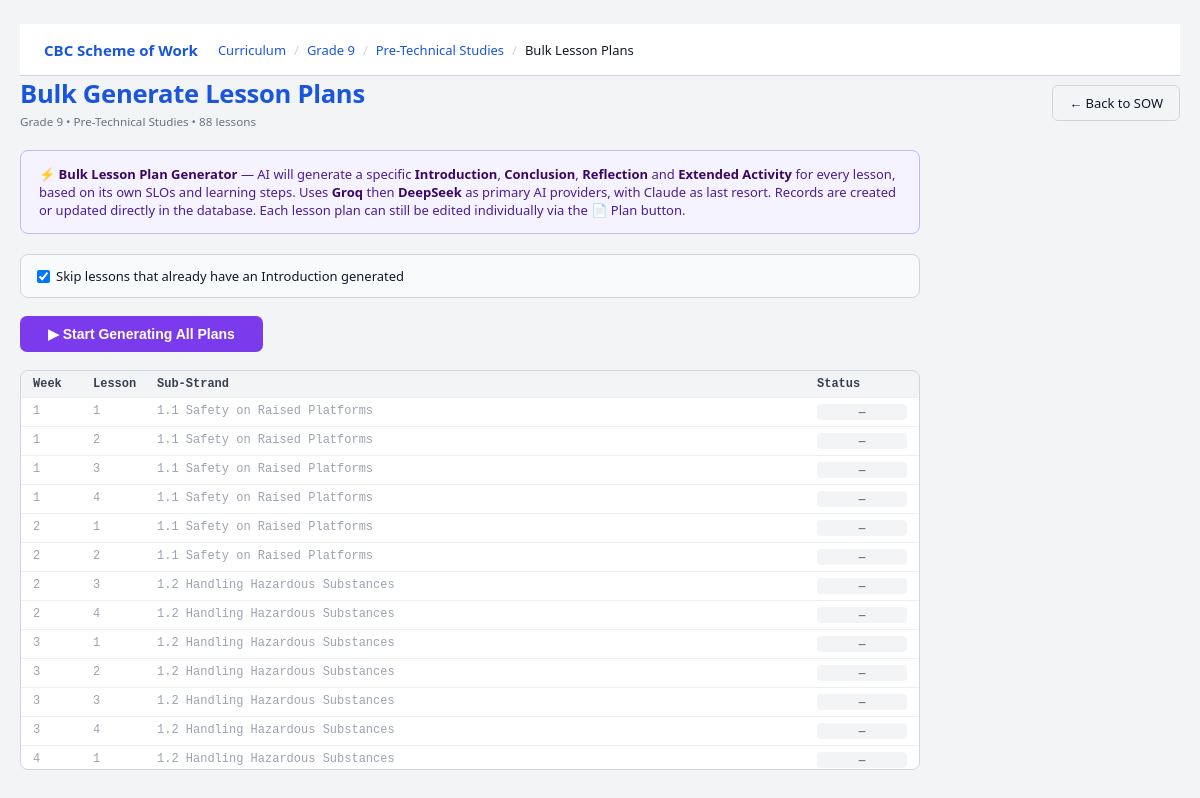
/ai_bulk_lessonplans.php?learning_area_id=1, run on the app's committed database.
### tables this page shows
CREATE TABLE `learning_areas` (
  `id` int(10) UNSIGNED NOT NULL,
  `grade_id` tinyint(3) UNSIGNED NOT NULL,
  `name` varchar(255) NOT NULL,
  `short_code` varchar(20) DEFAULT NULL,
  `lessons_per_week` tinyint(3) UNSIGNED NOT NULL DEFAULT 5,
  `created_at` timestamp NOT NULL DEFAULT current_timestamp()
);

CREATE TABLE `grades` (
  `id` tinyint(3) UNSIGNED NOT NULL,
  `level_group` varchar(60) NOT NULL,
  `name` varchar(50) NOT NULL,
  `lesson_duration` smallint(5) UNSIGNED DEFAULT 35,
  `sort_order` tinyint(3) UNSIGNED DEFAULT 0
);

CREATE TABLE `lesson_plans` (
  `id` int(10) UNSIGNED NOT NULL,
  `sow_id` int(10) UNSIGNED NOT NULL,
  `grade` varchar(100) DEFAULT NULL,
  `learning_area` varchar(255) DEFAULT NULL,
  `strand` varchar(255) DEFAULT NULL,
  `sub_strand` varchar(255) DEFAULT NULL,
  `school_name` varchar(255) DEFAULT NULL,
  `teacher_name` varchar(255) DEFAULT NULL,
  `date_taught` date DEFAULT NULL,
  `duration` varchar(60) DEFAULT NULL,
  `num_learners` smallint(5) UNSIGNED DEFAULT NULL,
  `slo1` text DEFAULT NULL,
  `slo2` text DEFAULT NULL,
  `slo3` text DEFAULT NULL,
  `key_inquiry_question` text DEFAULT NULL,
  `core_competencies` text DEFAULT NULL,
  `pcis` text DEFAULT NULL,
  `values_attit` text DEFAULT NULL,
  `resources` text DEFAULT NULL,
  `introduction` text DEFAULT NULL,
  `step1` text DEFAULT NULL,
  `step2` text DEFAULT NULL,
  `step3` text DEFAULT NULL,
  `conclusion` text DEFAULT NULL,
  `reflection` text DEFAULT NULL,
  `extended_activity` text DEFAULT NULL,
  `created_at` timestamp NOT NULL DEFAULT current_timestamp(),
  `updated_at` timestamp NOT NULL DEFAULT current_timestamp() ON UPDATE current_timestamp()
);

CREATE TABLE `scheme_of_work` (
  `id` int(10) UNSIGNED NOT NULL,
  `learning_area_id` int(10) UNSIGNED DEFAULT NULL,
  `week` tinyint(3) UNSIGNED NOT NULL,
  `lesson` tinyint(3) UNSIGNED NOT NULL,
  `strand` varchar(255) NOT NULL,
  `sub_strand` varchar(255) NOT NULL,
  `slo_cd` text DEFAULT NULL,
  `slo_sow` text DEFAULT NULL,
  `le_cd` text DEFAULT NULL,
  `le_sow` text DEFAULT NULL,
  `key_inquiry` text DEFAULT NULL,
  `resources` text DEFAULT NULL,
  `assessment` text DEFAULT NULL,
  `remarks` text DEFAULT NULL,
  `created_at` timestamp NOT NULL DEFAULT current_timestamp(),
  `updated_at` timestamp NOT NULL DEFAULT current_timestamp() ON UPDATE current_timestamp(),
  `term` tinyint(3) UNSIGNED DEFAULT NULL COMMENT '1=Term1, 2=Term2, 3=Term3'
);

### ai_bulk_lessonplans.php (the view, shortened to what this page needs)
<?php
$pdo = getDB();
$laId = isset($_GET['learning_area_id']) ? (int)$_GET['learning_area_id'] : 0;
$filterTerm = isset($_GET['term']) ? (int)$_GET['term'] : 0;
$laStmt = $pdo->prepare(
    "SELECT la.*, g.name AS grade_name FROM learning_areas la
     JOIN grades g ON g.id = la.grade_id WHERE la.id = :id"
);
$laStmt->execute([':id' => $laId]);
$la = $laStmt->fetch();
$aiEnabled = false;
try {
    $st = $pdo->query("SELECT setting_value FROM app_settings WHERE setting_key='ai_enabled'");
    $aiEnabled = ($st && $st->fetchColumn() === '1');
} catch (Exception $e) {}
$sql = "SELECT s.id, s.week, s.lesson, s.strand, s.sub_strand,
            s.slo_sow, s.le_sow,
            lp.introduction
     FROM scheme_of_work s
     LEFT JOIN lesson_plans lp ON lp.sow_id = s.id
     WHERE s.learning_area_id = :la"
     . ($filterTerm > 0 ? ' AND s.term = :term' : '')
     . ' ORDER BY s.week, s.lesson';
$rowsStmt = $pdo->prepare($sql);
$params = [':la' => $laId];
$rowsStmt->execute($params);
$lessons = $rowsStmt->fetchAll();
function e(string $v): string { return htmlspecialchars($v ?? '', ENT_QUOTES, 'UTF-8'); }
?>
<!DOCTYPE html>
<html lang="en">
<head>
<link rel="stylesheet" href="style.css">
</head>
<body>
<div class="page-wrap">
  <nav class="top-nav">
    <span class="nav-brand">CBC Scheme of Work</span>
    <ol class="breadcrumb">
      <li><a href="curriculum.php">Curriculum</a></li>
      <li><a href="curriculum.php?grade_id=<?= (int)$la['grade_id'] ?>"><?= e($la['grade_name']) ?></a></li>
      <li><a href="index.php?learning_area_id=<?= $laId ?>"><?= e($la['name']) ?></a></li>
      <li class="active">Bulk Lesson Plans</li>
    </ol>
  </nav>
  <header>
    <div>
      <h1>Bulk Generate Lesson Plans</h1>
      <small style="color:var(--muted)"><?= e($la['grade_name']) ?> &bull; <?= e($la['name']) ?> &bull; <?= count($lessons) ?> lessons</small>
    </div>
    <a href="print_sow.php?learning_area_id=<?= $laId ?>" class="btn btn-outline">&larr; Back to SOW</a>
  </header>
  <div class="bulk-wrap">
    <?php if (!$aiEnabled): ?>
      <div class="flash flash-err">AI is disabled. Go to <a href="settings.php">Settings</a> to enable it and enter your API key.</div>
    <?php elseif (empty($lessons)): ?>
      <div class="flash flash-err">No lessons found for this learning area.</div>
    <?php else: ?>
    <div class="ai-info">
      <strong>&#9889; Bulk Lesson Plan Generator</strong> — AI will generate a specific
      <strong>Introduction</strong>, <strong>Conclusion</strong>, <strong>Reflection</strong>
      and <strong>Extended Activity</strong> for every lesson, based on its own SLOs and
      learning steps. Uses <strong>Groq</strong> then <strong>DeepSeek</strong> as primary AI providers, with Claude as last resort.
      Records are created or updated directly in the database.
      Each lesson plan can still be edited individually via the &#128196; Plan button.
    </div>
    <div class="options-bar">
      <label>
        <input type="checkbox" id="opt-skip" checked>
        Skip lessons that already have an Introduction generated
      </label>
    </div>
    <div style="display:flex;gap:12px;margin-bottom:18px;align-items:center">
      <button class="btn-start" id="start-btn" onclick="startBulk()">&#9654; Start Generating All Plans</button>
    </div>
    <div class="log-wrap" id="log-wrap">
      <div class="log-row" style="font-weight:700;color:#374151;background:#f3f4f6;font-family:inherit">
        <span>Week</span><span>Lesson</span><span>Sub-Strand</span><span>Status</span>
      </div>
      <?php foreach ($lessons as $r): ?>
      <div class="log-row wait" id="row-<?= (int)$r['id'] ?>">
        <span><?= (int)$r['week'] ?></span>
        <span><?= (int)$r['lesson'] ?></span>
        <span><?= e($r['sub_strand']) ?></span>
        <span class="log-status wait" id="st-<?= (int)$r['id'] ?>">—</span>
      </div>
      <?php endforeach; ?>
    </div>
    <?php endif; ?>
  </div>
</div>
</body>
</html>

### style.css (style rules this page uses)
*, *::before, *::after { box-sizing: border-box; margin: 0; padding: 0; }
:root { --primary: #1a56db; --primary-dk: #1646b8; --danger: #e02424; --edit: #0e9f6e; --bg: #f3f4f6; --surface: #ffffff; --border: #d1d5db; --text: #111827; --muted: #6b7280; --flash-bg: #ecfdf5; --flash-bdr: #34d399; --err-bg: #fef2f2; --err-bdr: #f87171; --radius: 6px; --shadow: 0 1px 3px rgba(0,0,0,.12); --sidebar-w: 240px; --nav-h: 52px; }
body { font-family: 'Segoe UI', system-ui, sans-serif; font-size: 14px; background: var(--bg); color: var(--text); min-height: 100vh; }
.top-nav { height: var(--nav-h); background: var(--surface); border-bottom: 1px solid var(--border); display: flex; align-items: center; padding: 0 24px; gap: 20px; position: sticky; top: 0; z-index: 10; }
.nav-brand { font-weight: 700; color: var(--primary); font-size: 15px; white-space: nowrap; }
.breadcrumb { display: flex; list-style: none; gap: 0; font-size: 13px; color: var(--muted); }
.breadcrumb li + li::before { content: '/'; margin: 0 8px; color: var(--border); }
.breadcrumb a { color: var(--primary); text-decoration: none; }
.breadcrumb .active { color: var(--text); font-weight: 500; }
.page-wrap { max-width: 1600px; margin: 0 auto; padding: 24px 20px 40px; }
header { display: flex; align-items: center; justify-content: space-between; margin-bottom: 20px; flex-wrap: wrap; gap: 10px; }
header h1 { font-size: 1.6rem; font-weight: 700; color: var(--primary); letter-spacing: -.3px; }
.btn { display: inline-flex; align-items: center; gap: 5px; padding: 8px 16px; border-radius: var(--radius); font-size: 13px; font-weight: 500; cursor: pointer; border: 1px solid transparent; text-decoration: none; transition: background .15s, border-color .15s, color .15s; white-space: nowrap; background: var(--border); color: var(--text); }
.btn-outline { background: transparent; border-color: var(--border); }

### ai_bulk_lessonplans.php (style rules this page uses)
.bulk-wrap { max-width: 900px; }
.ai-info { background: #f5f3ff; border: 1px solid #c4b5fd; border-radius: 8px; padding: 14px 18px; margin-bottom: 20px; font-size: 13px; color: #4c1d95; }
.ai-info strong { color: #3b0764; }
.options-bar { display: flex; align-items: center; gap: 16px; flex-wrap: wrap; margin-bottom: 18px; padding: 12px 16px; background: #f9fafb; border: 1px solid var(--border); border-radius: 8px; font-size: 13px; }
.options-bar label { display: flex; align-items: center; gap: 6px; cursor: pointer; font-weight: 500; }
.log-wrap { border: 1px solid var(--border); border-radius: 8px; max-height: 400px; overflow-y: auto; font-size: 12px; font-family: Consolas, monospace; background: #fafafa; }
.log-row { display: grid; grid-template-columns: 52px 56px 1fr 90px; gap: 8px; align-items: start; padding: 6px 12px; border-bottom: 1px solid #f0f0f0; }
.log-row.wait { background: #fff; color: #9ca3af; }
.log-status { font-weight: 700; text-align: center; font-size: 11px; padding: 2px 6px; border-radius: 4px; }
.log-status.wait { background: #f3f4f6; color: #6b7280; }
.btn-start { background: #7c3aed; color: #fff; border: none; padding: 10px 28px; border-radius: 7px; font-size: 14px; font-weight: 700; cursor: pointer; }

### data on the page
learning_areas: grade.name "Grade 9", name "Pre-Technical Studies"
lesson_plans: sow.week "1", sow.lesson "1", sow.sub_strand "1.1 Safety on Raised Platforms"
lesson_plans: sow.week "1", sow.lesson "2", sow.sub_strand "1.1 Safety on Raised Platforms"
lesson_plans: sow.week "1", sow.lesson "3", sow.sub_strand "1.1 Safety on Raised Platforms"
lesson_plans: sow.week "1", sow.lesson "4", sow.sub_strand "1.1 Safety on Raised Platforms"
lesson_plans: sow.week "2", sow.lesson "1", sow.sub_strand "1.1 Safety on Raised Platforms"
lesson_plans: sow.week "2", sow.lesson "2", sow.sub_strand "1.1 Safety on Raised Platforms"
lesson_plans: sow.week "2", sow.lesson "3", sow.sub_strand "1.2 Handling Hazardous Substances"
lesson_plans: sow.week "2", sow.lesson "4", sow.sub_strand "1.2 Handling Hazardous Substances"
lesson_plans: sow.week "3", sow.lesson "1", sow.sub_strand "1.2 Handling Hazardous Substances"
lesson_plans: sow.week "3", sow.lesson "2", sow.sub_strand "1.2 Handling Hazardous Substances"
lesson_plans: sow.week "3", sow.lesson "3", sow.sub_strand "1.2 Handling Hazardous Substances"
lesson_plans: sow.week "3", sow.lesson "4", sow.sub_strand "1.2 Handling Hazardous Substances"
lesson_plans: sow.week "4", sow.lesson "1", sow.sub_strand "1.2 Handling Hazardous Substances"

### other printed values
count($lessons) "88"
